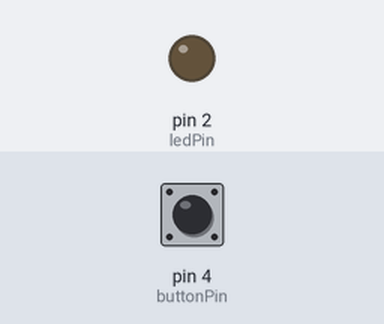
Recording of a sketch running on a simulated Arduino Uno, built with avr-gcc and run on an emulated ATmega328P. Parts: output pins drawn as LEDs (lit = HIGH). The inputs (shaded band) are chosen by the test bench; at power-on: pin 4 (buttonPin) HIGH.

Above: at 1.2 s.
1.3 s: pin 4 (buttonPin) pulled LOW for 0.15 s
At 1.37 s:
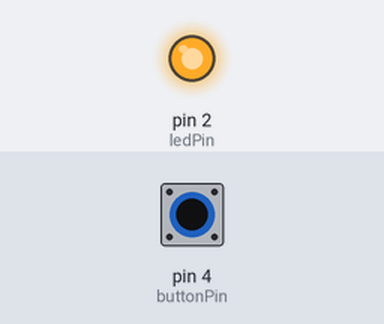
2.9 s: pin 4 (buttonPin) pulled LOW for 3.2 s
At 7.0 s:
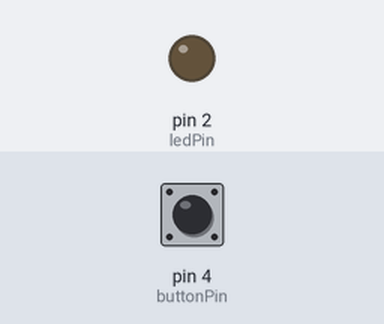
Timing chart, 0 to 8.5 s (numbered marks = the images above; inputs shaded):
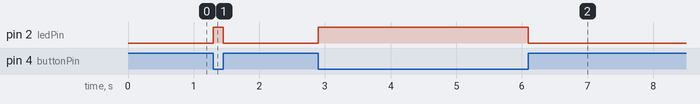

The sketch:

Resistencias_pull_up.ino
```cpp
// En este caso, la entrada esta leyendo siempre 1, cuando el circuito se cierra, entra en juego la resistencia y el circuito lee 0
// La lectura se realiza en serie con la resistencia, la ENTRADA del boton, estando todo conectado por la resistencia a 5V
// La salida del boton se conecta a GND, cuando se cierra el circuito por presionar el boton, el voltaje disminuye en la lectura y se lee un 0.
int buttonPin = 4;
int ledPin = 2;
int buttonRead;

void setup() {
  // put your setup code here, to run once:
  Serial.begin(9600);
  pinMode(buttonPin, INPUT);
  pinMode(ledPin, OUTPUT);

}

void loop() {
  // put your main code here, to run repeatedly:
  buttonRead = digitalRead(buttonPin);
  if (buttonRead == 0) {
    digitalWrite(ledPin, HIGH);
  } else {
    digitalWrite(ledPin, LOW);
  }
}
```

Measured:
- after the input at 1.3 s, pin 2 (ledPin): LOW → HIGH at once, → LOW 0.15 s later
- after the input at 2.9 s, pin 2 (ledPin): LOW → HIGH at once, → LOW 3.2 s later
